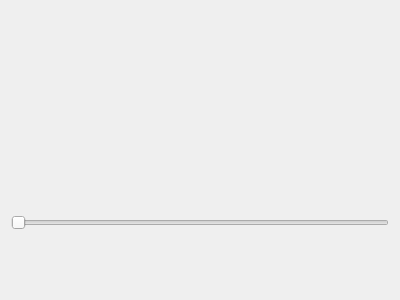
<?xml version="1.0" encoding="UTF-8"?>
<ui version="4.0">
 <class>MainWindow</class>
 <widget class="QWidget" name="MainWindow">
  <property name="geometry">
   <rect>
    <x>0</x>
    <y>0</y>
    <width>400</width>
    <height>300</height>
   </rect>
  </property>
  <property name="windowTitle">
   <string>MainWindow</string>
  </property>
  <layout class="QVBoxLayout" name="verticalLayout">
   <item>
    <widget class="AzimuthBar" name="widget" native="true">
     <property name="minimumSize">
      <size>
       <width>0</width>
       <height>80</height>
      </size>
     </property>
     <property name="maximumSize">
      <size>
       <width>16777215</width>
       <height>80</height>
      </size>
     </property>
    </widget>
   </item>
   <item>
    <widget class="QSlider" name="horizontalSlider">
     <property name="maximum">
      <number>359</number>
     </property>
     <property name="orientation">
      <enum>Qt::Horizontal</enum>
     </property>
    </widget>
   </item>
  </layout>
 </widget>
 <customwidgets>
  <customwidget>
   <class>AzimuthBar</class>
   <extends>QWidget</extends>
   <header location="global">AzimuthBar.h</header>
   <container>1</container>
  </customwidget>
 </customwidgets>
 <resources/>
 <connections/>
</ui>
